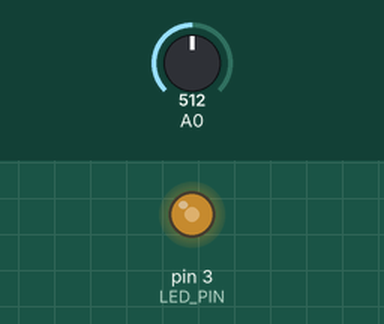
Recording of a sketch running on a simulated Arduino Uno, built with avr-gcc and run on an emulated ATmega328P. On the bench: output pins drawn as LEDs (lit = HIGH). The inputs (shaded band) are chosen by the test bench; at power-on: A0 = 512.

Above: at 1.2 s.
1.3 s: A0 set to 716
At 2.5 s:
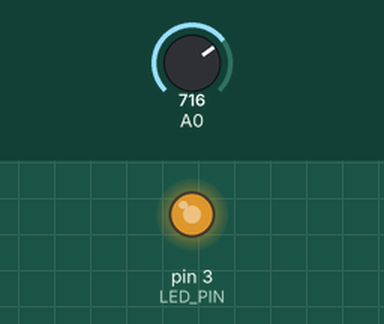
2.8 s: A0 set to 900
At 3.7 s:
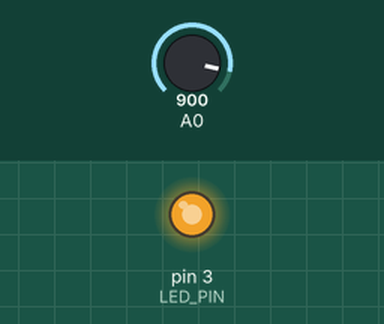
4.3 s: A0 set to 122
At 4.9 s:
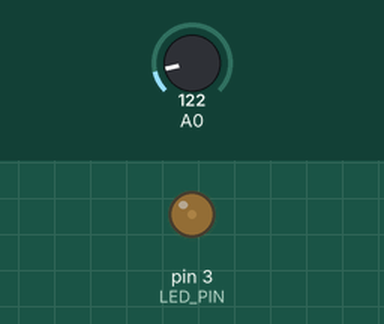
5.8 s: A0 set to 0
At 7.2 s:
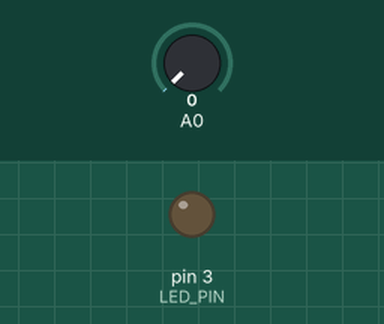
Timing chart, 0 to 8.3 s (numbered marks = the images above; inputs shaded):
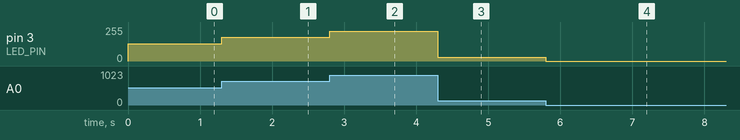

Measured:
- after the input at 1.3 s, pin 3 (LED_PIN): 128/255 → 179/255 at once
- after the input at 2.8 s, pin 3 (LED_PIN): 179/255 → 225/255 at once
- after the input at 4.3 s, pin 3 (LED_PIN): 225/255 → 30/255 at once
- after the input at 5.8 s, pin 3 (LED_PIN): 30/255 → 0/255 at once

The sketch:

led_pot.ino
```cpp
#define LED_PIN 3

void setup()
{
  pinMode(LED_PIN, OUTPUT);
}

void loop()
{
  analogWrite(LED_PIN, (analogRead(A0)>>2));
} 
```
